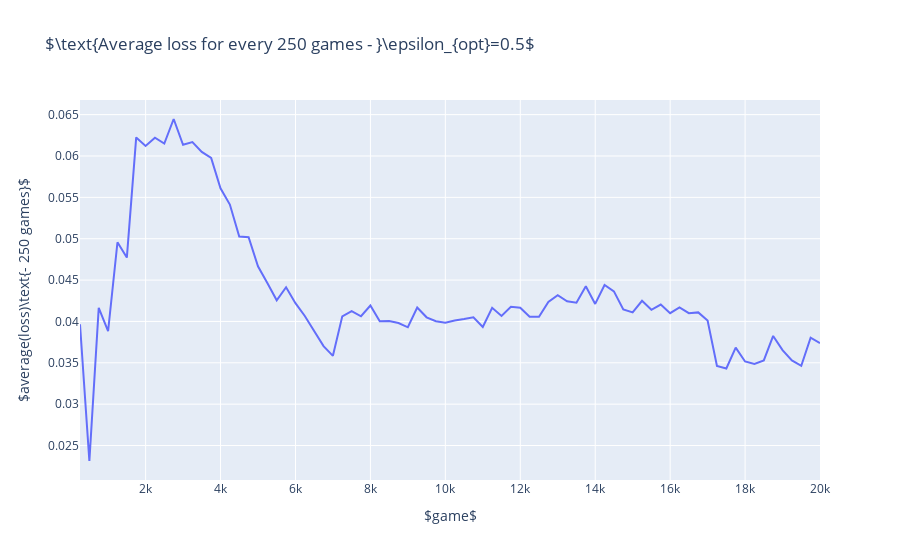

The notebook cell saved with this chart:
### Code cell
fig = go.Figure()

fig.add_trace(go.Scatter(x=x, y=losses, mode='lines'))

fig.update_layout(
    title=r'$\text{Average loss for every %d games - }\epsilon_{opt}=0.5$' % averaging_steps,
    xaxis_title=r'$game$',
    yaxis_title=r'$average(loss)\text{- %d games}$' % (averaging_steps),
)

fig.show()
